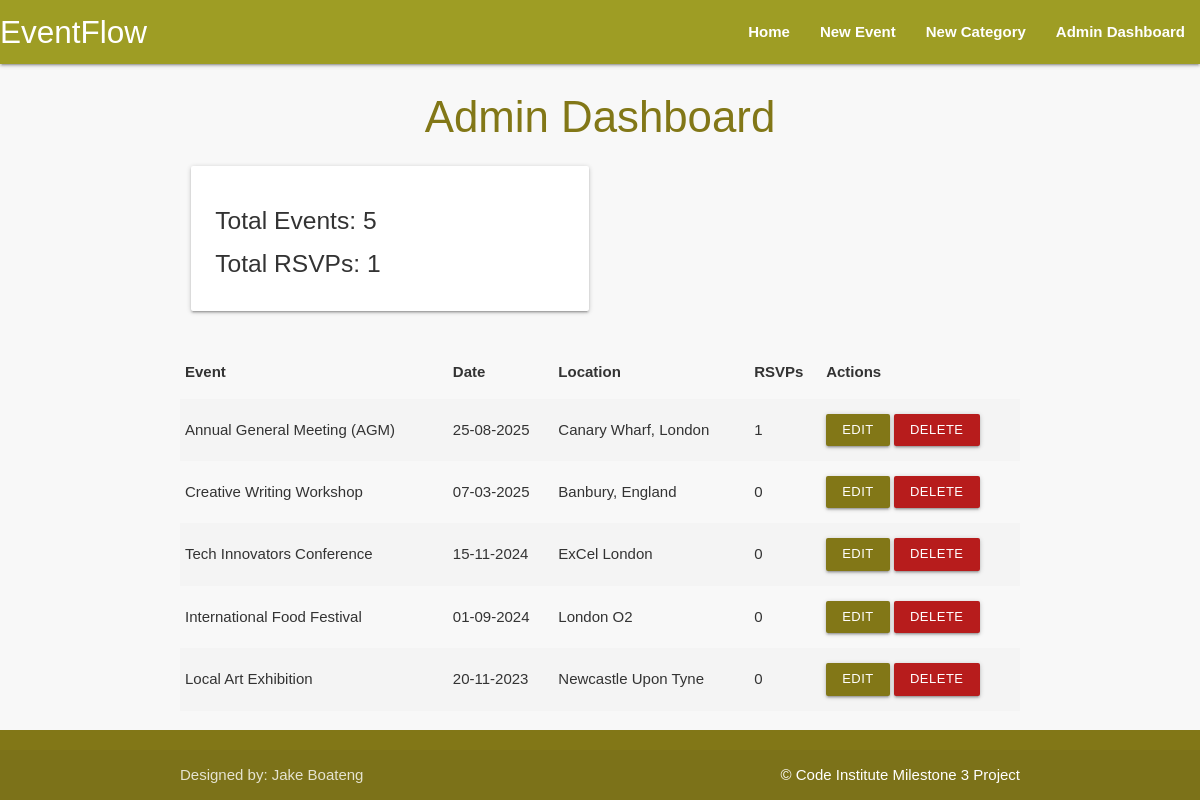
Page /admin_dashboard on the committed database.
### eventflow/models.py (models this page shows, shortened)
class Event(db.Model):
    id = db.Column(db.Integer, primary_key=True)
    event_title = db.Column(db.String(100), unique=True, nullable=False)
    event_description = db.Column(db.Text, nullable=False)
    event_date = db.Column(db.Date, nullable=False)  # Store only the date
    event_time = db.Column(db.Time, nullable=False)  # Store only the time
    location = db.Column(db.String(200), nullable=False)
    created_at = db.Column(db.DateTime, default=db.func.now(), nullable=False)
    featured = db.Column(db.Boolean, default=False)
    category_id = db.Column(db.Integer, db.ForeignKey("category.id", ondelete="CASCADE"), nullable=False)
    image_file = db.Column(db.String(120), nullable=True)
    rsvps = db.relationship('RSVP', backref='event', cascade="all, delete", lazy=True)

### eventflow/routes.py (the view)
@app.route("/admin_dashboard")
def admin_dashboard():
    events = Event.query.order_by(Event.event_date.desc()).all()
    rsvp_counts = {event.id: RSVP.query.filter_by(event_id=event.id).count() for event in events}
    total_events = len(events)
    total_rsvps = sum(rsvp_counts.values())
    return render_template("admin_dashboard.html", events=events, rsvp_counts=rsvp_counts, total_events=total_events, total_rsvps=total_rsvps)

### eventflow/templates/admin_dashboard.html (shortened to what this page needs)
{% extends "base.html" %}
{% block content %}
    <h3 class="center-align lime-text text-darken-4">Admin Dashboard</h3>
    <div class="row">
        <div class="col s12 m6">
            <div class="card-panel">
                <h5>Total Events: {{ total_events }}</h5>
                <h5>Total RSVPs: {{ total_rsvps }}</h5>
            </div>
        </div>
    </div>
    <table class="striped">
        <thead>
            <tr>
                <th>Event</th>
                <th>Date</th>
                <th>Location</th>
                <th>RSVPs</th>
                <th>Actions</th>
            </tr>
        </thead>
        <tbody>
            {% for event in events %}
            <tr>
                <td>{{ event.event_title }}</td>
                <td>{{ event.event_date.strftime('%d-%m-%Y') }}</td>
                <td>{{ event.location }}</td>
                <td>{{ rsvp_counts[event.id] }}</td>
                <td>
                    <a href="{{ url_for('edit_event', event_id=event.id) }}" class="btn-small lime darken-4">Edit</a>
                    <a href="{{ url_for('delete_event', event_id=event.id) }}" class="btn-small red darken-4" onclick="return confirm('Are you sure?');">Delete</a>
                </td>
            </tr>
            {% endfor %}
        </tbody>
    </table>
{% endblock %}

### eventflow/static/css/style.css (style rules this page uses)
body { display: flex; min-height: 100vh; flex-direction: column; font-family: Arial, sans-serif; background-color: #f8f8f8; color: #333; }
a { color: #827717; text-decoration: none; }

### rows in the picture
Event: event_title "Annual General Meeting (AGM)", event_date "25-08-2025", location "Canary Wharf, London", featured "1"
Event: event_title "Creative Writing Workshop", event_date "07-03-2025", location "Banbury, England", featured "0"
Event: event_title "Tech Innovators Conference", event_date "15-11-2024", location "ExCel London", rsvp_counts "0"
Event: event_title "International Food Festival", event_date "01-09-2024", location "London O2", featured "0"
Event: event_title "Local Art Exhibition", event_date "20-11-2023", location "Newcastle Upon Tyne", featured "0"

### other values in the picture
{{ total_events }} "5"
{{ total_rsvps }} "1"
